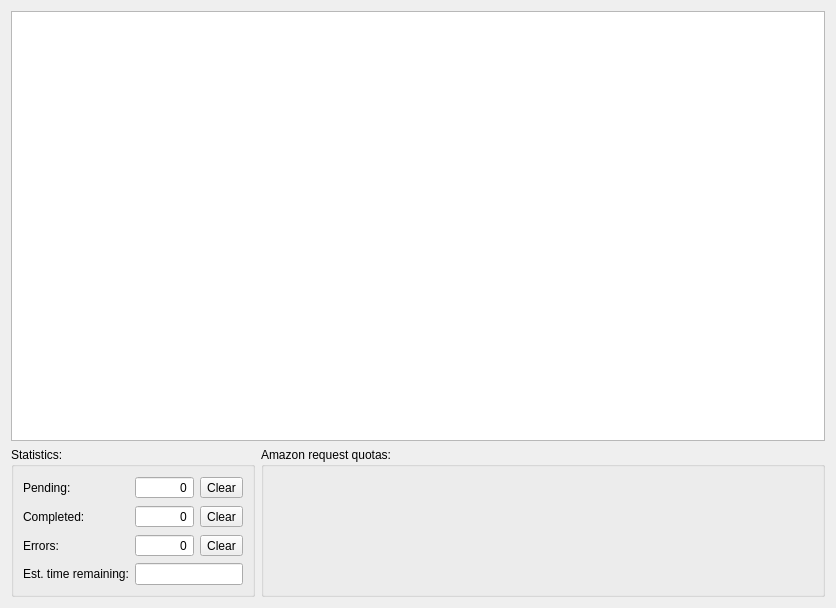
<?xml version="1.0" encoding="UTF-8"?>
<ui version="4.0">
 <class>operationsView</class>
 <widget class="QWidget" name="operationsView">
  <property name="geometry">
   <rect>
    <x>0</x>
    <y>0</y>
    <width>836</width>
    <height>608</height>
   </rect>
  </property>
  <property name="windowTitle">
   <string>Form</string>
  </property>
  <layout class="QVBoxLayout" name="verticalLayout">
   <item>
    <widget class="QListWidget" name="messageList">
     <property name="alternatingRowColors">
      <bool>true</bool>
     </property>
     <property name="selectionMode">
      <enum>QAbstractItemView::NoSelection</enum>
     </property>
    </widget>
   </item>
   <item>
    <layout class="QHBoxLayout" name="horizontalLayout" stretch="0,2">
     <item>
      <widget class="QGroupBox" name="groupBox">
       <property name="title">
        <string>Statistics:</string>
       </property>
       <layout class="QFormLayout" name="formLayout">
        <item row="0" column="0">
         <widget class="QLabel" name="label">
          <property name="text">
           <string>Pending:</string>
          </property>
         </widget>
        </item>
        <item row="1" column="0">
         <widget class="QLabel" name="label_2">
          <property name="text">
           <string>Completed:</string>
          </property>
         </widget>
        </item>
        <item row="2" column="0">
         <widget class="QLabel" name="label_3">
          <property name="text">
           <string>Errors:</string>
          </property>
         </widget>
        </item>
        <item row="3" column="0">
         <widget class="QLabel" name="label_4">
          <property name="text">
           <string>Est. time remaining:</string>
          </property>
         </widget>
        </item>
        <item row="3" column="1">
         <widget class="QLineEdit" name="timeRemaining">
          <property name="sizePolicy">
           <sizepolicy hsizetype="Preferred" vsizetype="Fixed">
            <horstretch>0</horstretch>
            <verstretch>0</verstretch>
           </sizepolicy>
          </property>
          <property name="alignment">
           <set>Qt::AlignRight|Qt::AlignTrailing|Qt::AlignVCenter</set>
          </property>
          <property name="readOnly">
           <bool>true</bool>
          </property>
         </widget>
        </item>
        <item row="0" column="1">
         <layout class="QHBoxLayout" name="horizontalLayout_2">
          <item>
           <widget class="QSpinBox" name="pendingBox">
            <property name="sizePolicy">
             <sizepolicy hsizetype="Preferred" vsizetype="Fixed">
              <horstretch>0</horstretch>
              <verstretch>0</verstretch>
             </sizepolicy>
            </property>
            <property name="alignment">
             <set>Qt::AlignRight|Qt::AlignTrailing|Qt::AlignVCenter</set>
            </property>
            <property name="readOnly">
             <bool>true</bool>
            </property>
            <property name="buttonSymbols">
             <enum>QAbstractSpinBox::NoButtons</enum>
            </property>
            <property name="showGroupSeparator" stdset="0">
             <bool>true</bool>
            </property>
            <property name="maximum">
             <number>9999999</number>
            </property>
           </widget>
          </item>
          <item>
           <widget class="QToolButton" name="clearPendingBtn">
            <property name="text">
             <string>Clear</string>
            </property>
           </widget>
          </item>
         </layout>
        </item>
        <item row="1" column="1">
         <layout class="QHBoxLayout" name="horizontalLayout_3">
          <item>
           <widget class="QSpinBox" name="completedBox">
            <property name="sizePolicy">
             <sizepolicy hsizetype="Preferred" vsizetype="Fixed">
              <horstretch>0</horstretch>
              <verstretch>0</verstretch>
             </sizepolicy>
            </property>
            <property name="alignment">
             <set>Qt::AlignRight|Qt::AlignTrailing|Qt::AlignVCenter</set>
            </property>
            <property name="readOnly">
             <bool>true</bool>
            </property>
            <property name="buttonSymbols">
             <enum>QAbstractSpinBox::NoButtons</enum>
            </property>
            <property name="showGroupSeparator" stdset="0">
             <bool>true</bool>
            </property>
            <property name="maximum">
             <number>9999999</number>
            </property>
           </widget>
          </item>
          <item>
           <widget class="QToolButton" name="clearCompletedBtn">
            <property name="text">
             <string>Clear</string>
            </property>
           </widget>
          </item>
         </layout>
        </item>
        <item row="2" column="1">
         <layout class="QHBoxLayout" name="horizontalLayout_4">
          <item>
           <widget class="QSpinBox" name="errorBox">
            <property name="sizePolicy">
             <sizepolicy hsizetype="Preferred" vsizetype="Fixed">
              <horstretch>0</horstretch>
              <verstretch>0</verstretch>
             </sizepolicy>
            </property>
            <property name="alignment">
             <set>Qt::AlignRight|Qt::AlignTrailing|Qt::AlignVCenter</set>
            </property>
            <property name="readOnly">
             <bool>true</bool>
            </property>
            <property name="buttonSymbols">
             <enum>QAbstractSpinBox::NoButtons</enum>
            </property>
            <property name="showGroupSeparator" stdset="0">
             <bool>true</bool>
            </property>
            <property name="maximum">
             <number>9999999</number>
            </property>
           </widget>
          </item>
          <item>
           <widget class="QToolButton" name="clearErrorsBtn">
            <property name="text">
             <string>Clear</string>
            </property>
           </widget>
          </item>
         </layout>
        </item>
       </layout>
      </widget>
     </item>
     <item>
      <widget class="QGroupBox" name="groupBox_2">
       <property name="sizePolicy">
        <sizepolicy hsizetype="Expanding" vsizetype="Preferred">
         <horstretch>0</horstretch>
         <verstretch>0</verstretch>
        </sizepolicy>
       </property>
       <property name="title">
        <string>Amazon request quotas:</string>
       </property>
      </widget>
     </item>
    </layout>
   </item>
  </layout>
  <action name="actionStart">
   <property name="icon">
    <iconset>
     <normalon>icons/start.png</normalon>
    </iconset>
   </property>
   <property name="text">
    <string>Start</string>
   </property>
   <property name="toolTip">
    <string>Start</string>
   </property>
  </action>
  <action name="actionPause">
   <property name="icon">
    <iconset>
     <normalon>icons/pause.png</normalon>
    </iconset>
   </property>
   <property name="text">
    <string>Pause</string>
   </property>
   <property name="toolTip">
    <string>Pause</string>
   </property>
  </action>
  <action name="actionNew_batch">
   <property name="icon">
    <iconset>
     <normalon>icons/operations.png</normalon>
    </iconset>
   </property>
   <property name="text">
    <string>New batch...</string>
   </property>
   <property name="toolTip">
    <string>New batch</string>
   </property>
  </action>
 </widget>
 <resources/>
 <connections/>
</ui>
